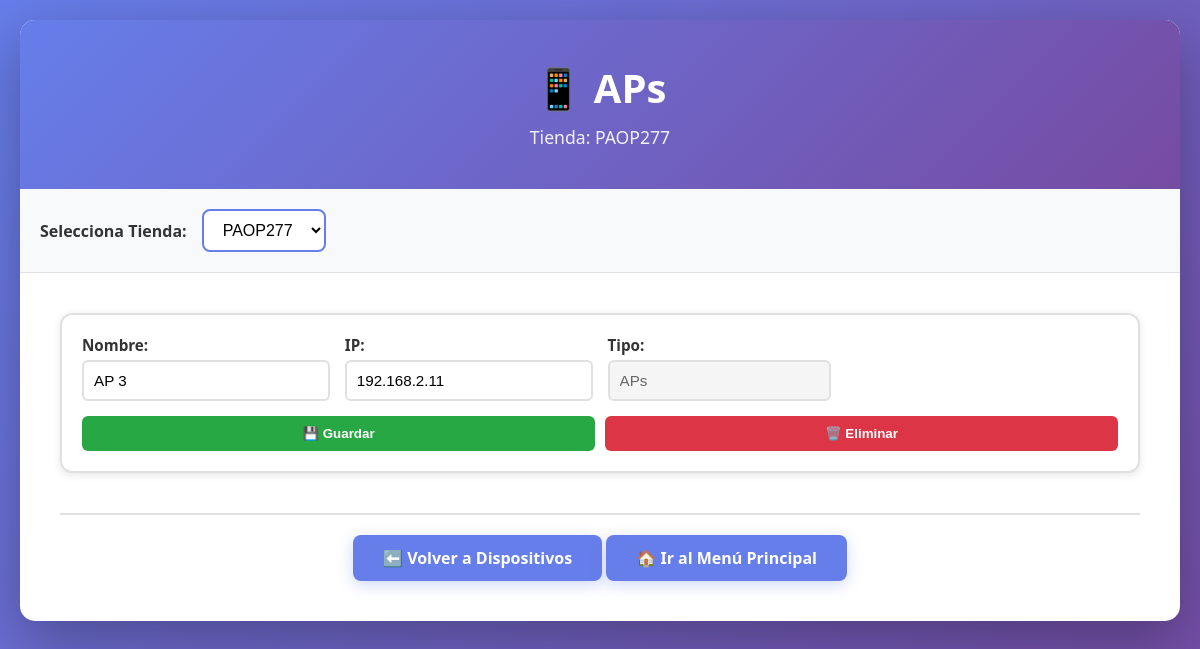
The page /dispositivos/tipo?tipo=APs&tienda=277 on the database as committed earlier.
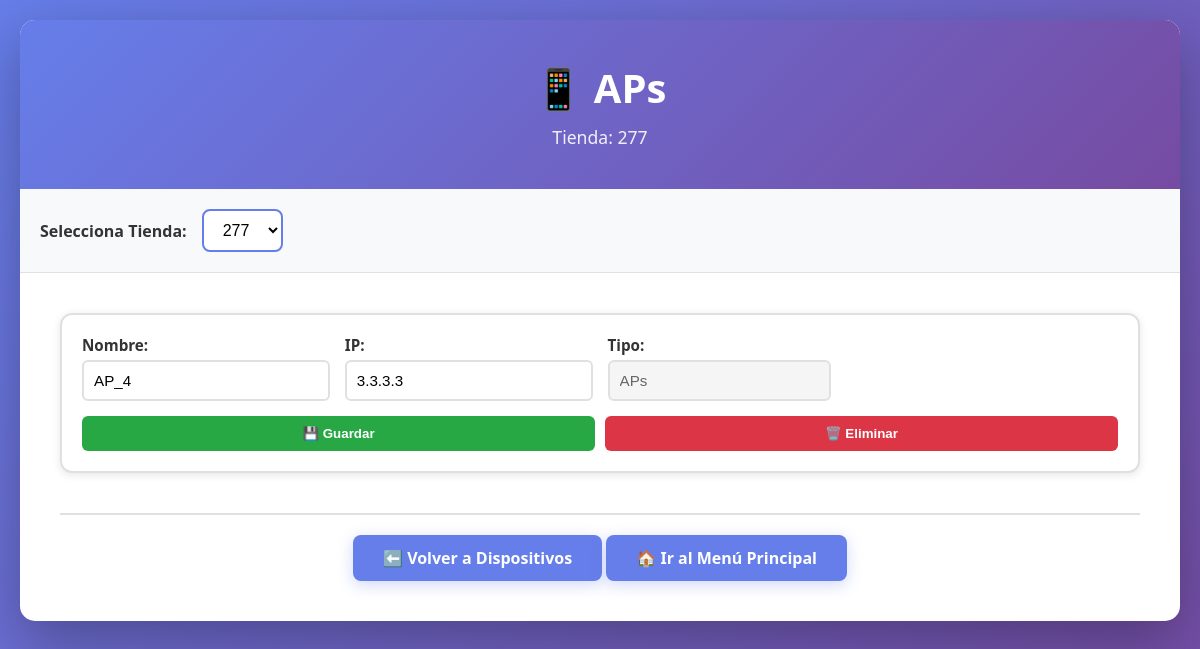
The same page on the database as committed later.
### db.py (models this page shows)
class Dispositivo(Base):
    __tablename__ = "dispositivos"
    id = Column(Integer, primary_key=True, index=True)
    nombre = Column(String, nullable=False)
    ip = Column(String, nullable=False, unique=True)
    tipo = Column(String, nullable=False)
    tienda = Column(String, nullable=False)

### main.py (the view)
@app.get("/dispositivos/tipo")
def dispositivos_por_tipo(request: Request, tipo: str = Query(...), tienda: str = Query(None)):
    db = Session()
    try:
        todas_tiendas = obtener_todas_las_tiendas()
        if not todas_tiendas:
            return templates.TemplateResponse("dispositivos_vacio.html", {
                "request": request
            })
        if not tienda:
            tienda = todas_tiendas[0]
        if tienda not in todas_tiendas:
            tienda = todas_tiendas[0]
        dispositivos = db.query(Dispositivo).filter(
            Dispositivo.tipo == tipo,
            Dispositivo.tienda == tienda
        ).all()
        return templates.TemplateResponse("dispositivos_tipo.html", {
            "request": request,
            "tienda_actual": tienda,
            "todas_tiendas": todas_tiendas,
            "tipo": tipo,
            "dispositivos": dispositivos
        })
    finally:
        db.close()

### templates/dispositivos_tipo.html (shortened to what this page needs)
<!DOCTYPE html>
<html lang="es">
<head>
    <link rel="stylesheet" href="/static/style.css">
</head>
<body>
    <div class="container">
        <header>
            <h1>📱 {{ tipo }}</h1>
            <p>Tienda: {{ tienda_actual }}</p>
        </header>
        <nav class="tienda-selector">
            <label for="tienda">Selecciona Tienda:</label>
            <select id="tienda" onchange="cambiarTienda()">
                {% for t in todas_tiendas %}
                    <option value="{{ t }}" {% if t == tienda_actual %}selected{% endif %}>{{ t }}</option>
                {% endfor %}
            </select>
        </nav>
        <div class="content">
            {% if dispositivos %}
                <div class="dispositivos-lista">
                    {% for dispositivo in dispositivos %}
                        <div class="dispositivo-item" id="dispositivo-{{ dispositivo.id }}">
                            <form method="POST" action="/actualizar_dispositivo/{{ dispositivo.id }}" class="dispositivo-form" onsubmit="return enviarFormulario(event, {{ dispositivo.id }})">
                                <div class="dispositivo-campo">
                                    <label>Nombre:</label>
                                    <input type="text" name="nombre" value="{{ dispositivo.nombre }}" required>
                                </div>
                                <div class="dispositivo-campo">
                                    <label>IP:</label>
                                    <input type="text" name="ip" value="{{ dispositivo.ip }}" required>
                                </div>
                                <div class="dispositivo-campo-tipo">
                                    <label>Tipo:</label>
                                    <div class="tipo-con-estado">
                                        <input type="text" name="tipo" value="{{ dispositivo.tipo }}" readonly class="readonly">
                                        <span class="estado-guardado" id="estado-{{ dispositivo.id }}"></span>
                                    </div>
                                </div>
                                <div class="dispositivo-acciones">
                                    <button type="submit" class="btn-guardar" id="btn-guardar-{{ dispositivo.id }}">💾 Guardar</button>
                                    <button type="button" class="btn-eliminar-dispositivo" onclick="eliminarDispositivo({{ dispositivo.id }}, '{{ tipo }}', '{{ tienda_actual }}', '{{ dispositivo.nombre }}')">🗑️ Eliminar</button>
                                </div>
                            </form>
                        </div>
                    {% endfor %}
                </div>
            {% else %}
                <div class="empty-state">
                    <p>No hay dispositivos de este tipo en {{ tienda_actual }}</p>
                </div>
            {% endif %}
            <div class="admin-section">
                <a href="/dispositivos?tienda={{ tienda_actual }}" class="btn-back">⬅️ Volver a Dispositivos</a>
                <a href="/?tienda={{ tienda_actual }}" class="btn-back">🏠 Ir al Menú Principal</a>
            </div>
        </div>
    </div>
</body>
</html>

### static/style.css (style rules this page uses)
* { margin: 0; padding: 0; box-sizing: border-box; }
body { font-family: 'Segoe UI', Tahoma, Geneva, Verdana, sans-serif; background: linear-gradient(135deg, #667eea 0%, #764ba2 100%); min-height: 100vh; padding: 20px; }
.container { max-width: 1200px; margin: 0 auto; background: white; border-radius: 15px; box-shadow: 0 20px 60px rgba(0, 0, 0, 0.3); overflow: hidden; }
header { background: linear-gradient(135deg, #667eea 0%, #764ba2 100%); color: white; padding: 40px 20px; text-align: center; }
header h1 { font-size: 2.5em; margin-bottom: 10px; }
header p { font-size: 1.1em; opacity: 0.9; }
.tienda-selector { background: #f8f9fa; padding: 20px; display: flex; align-items: center; gap: 15px; border-bottom: 1px solid #dee2e6; }
.tienda-selector label { font-weight: 600; color: #333; }
.tienda-selector select { padding: 10px 15px; border: 2px solid #667eea; border-radius: 8px; font-size: 1em; cursor: pointer; background: white; transition: all 0.3s; }
.content { padding: 40px; }
.admin-section { margin-top: 40px; padding-top: 20px; border-top: 2px solid #e0e0e0; text-align: center; }
.btn-submit, .btn-back, .btn-cancel { flex: 1; padding: 12px 20px; font-size: 1em; font-weight: 600; border: none; border-radius: 8px; cursor: pointer; transition: all 0.3s ease; }
.btn-back { display: inline-block; background: #667eea; color: white; padding: 12px 30px; text-decoration: none; border-radius: 8px; font-weight: 600; transition: all 0.3s ease; box-shadow: 0 4px 15px rgba(102, 126, 234, 0.3); }
.dispositivos-lista { display: flex; flex-direction: column; gap: 15px; }
.dispositivo-item { background: white; border: 2px solid #e0e0e0; border-radius: 12px; padding: 20px; transition: all 0.3s ease; box-shadow: 0 2px 8px rgba(0, 0, 0, 0.1); }
.dispositivo-form { display: grid; grid-template-columns: repeat(auto-fit, minmax(200px, 1fr)); gap: 15px; align-items: end; }
.dispositivo-campo { display: flex; flex-direction: column; }
.dispositivo-campo label { font-weight: 600; color: #333; margin-bottom: 5px; font-size: 0.95em; }
.dispositivo-campo input { padding: 10px; border: 2px solid #e0e0e0; border-radius: 6px; font-size: 0.95em; transition: all 0.3s ease; }
.dispositivo-acciones { display: flex; gap: 10px; grid-column: 1 / -1; }
.btn-guardar { background: #28a745; color: white; border: none; padding: 10px 20px; border-radius: 6px; font-weight: 600; cursor: pointer; transition: all 0.3s ease; flex: 1; }
.btn-eliminar-dispositivo { background: #dc3545; color: white; border: none; padding: 10px 20px; border-radius: 6px; font-weight: 600; cursor: pointer; transition: all 0.3s ease; flex: 1; }
.estado-guardado { display: inline-block; padding: 5px 10px; border-radius: 6px; font-weight: 600; font-size: 0.9em; min-width: 80px; text-align: center; }
.dispositivo-campo-tipo { display: flex; flex-direction: column; }
.dispositivo-campo-tipo label { font-weight: 600; color: #333; margin-bottom: 5px; font-size: 0.95em; }
.tipo-con-estado { display: flex; align-items: center; gap: 10px; }
.tipo-con-estado input { flex: 1; padding: 10px; border: 2px solid #e0e0e0; border-radius: 6px; font-size: 0.95em; background: #f5f5f5; cursor: not-allowed; color: #666; }
.estado-guardado { display: inline-block; padding: 8px 12px; border-radius: 6px; font-weight: 600; font-size: 0.9em; white-space: nowrap; min-width: auto; text-align: center; height: fit-content; }

Rows that differ between the two databases and show on the page:
removed Dispositivo: tienda "PAOP277", nombre "AP 3", ip "192.168.2.11", tipo "APs"
now on this page (row edited): Dispositivo: tipo "APs", nombre "AP_4", ip "3.3.3.3"
Other text that changed with them:
{{ tienda_actual }}: (not shown) → "277"
form field value: "PAOP277" → "277"
{{ tipo }}: "APs" → (not shown)
